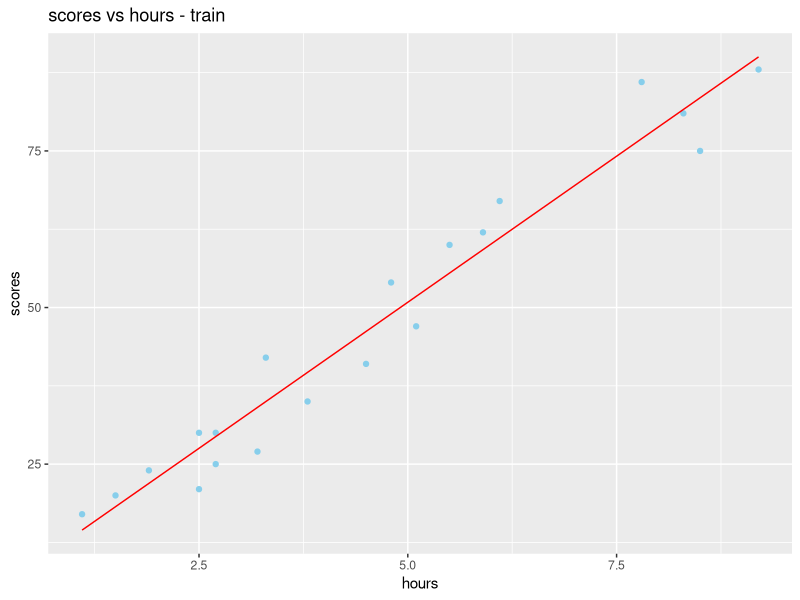
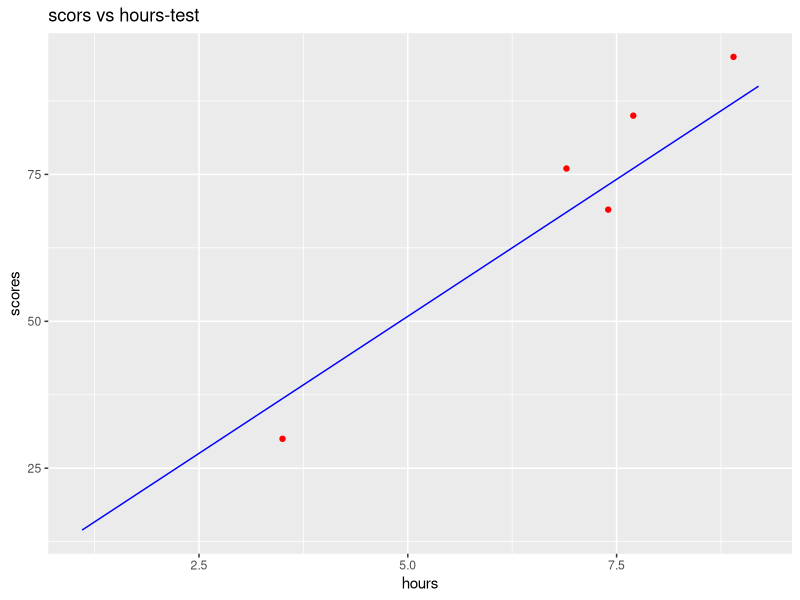

The R script that drew these images, in order:
#D.Harshit
#TASK-1--predict the percentage of an student based on the no. of study hours.
#simple linear regression

#data pre-processing
hours<-c(2.5,5.1,3.2,8.5,3.5,1.5,9.2,5.5,8.3,2.7,7.7,5.9,4.5,3.3,1.1,8.9,2.5,1.9,6.1,7.4,2.7,4.8,3.8,6.9,7.8)
scores<-c(21,47,27,75,30,20,88,60,81,25,85,62,41,42,17,95,30,24,67,69,30,54,35,76,86)
data<-data.frame(hours,scores)
colnames(data)<-c("hours","scores")
data
#splitting into test and train data
install.packages('caTools')
library(caTools)
set.seed(123)
split<-sample.split(data$scores, SplitRatio = 0.8)
train<-subset(data, split==T)
test<-subset(data, split==F)

#fitting simple linear regression
regressor<-lm(formula = scores~hours,data = train)
summary(regressor)

#predicting test set results
y_pred<-predict(regressor, newdata = test)
dataPred<-data.frame(y_pred)
dataPred
#visualizing train set results
library(ggplot2)
y_pred_train<-predict(regressor, newdata = train)
ggplot()+
  geom_point(aes(x=train$hours, y=train$scores),
             colour="sky blue")+
  geom_line(aes(x=train$hours, y=y_pred_train),colour="red")+
  ggtitle("scores vs hours - train")+
  xlab("hours")+
  ylab("scores")

#visualizing test set results
ggplot()+
  geom_point(aes(x=test$hours, y=test$score),
             colour="red")+
  geom_line(aes(x=train$hours, y=y_pred_train),colour="blue")+
  ggtitle("scors vs hours-test")+
  xlab("hours")+
  ylab("scores")


#prediction
p<-data.frame(9.25)
colnames(p) <- "hours"
newans<-predict(regressor,newdata=p)
newans


pred <- data.frame(cbind(actual=test$scores, predicted=dataPred))
#accuracy
accuracy <- mean(apply(pred, 1, min) / apply(pred, 1, max))
accuracy
#Error
install.packages("Metrics")
library(Metrics)
y_pred<-as.numeric(y_pred)
str(y_pred)
str(test$scores)
mae(test$scores,y_pred)
